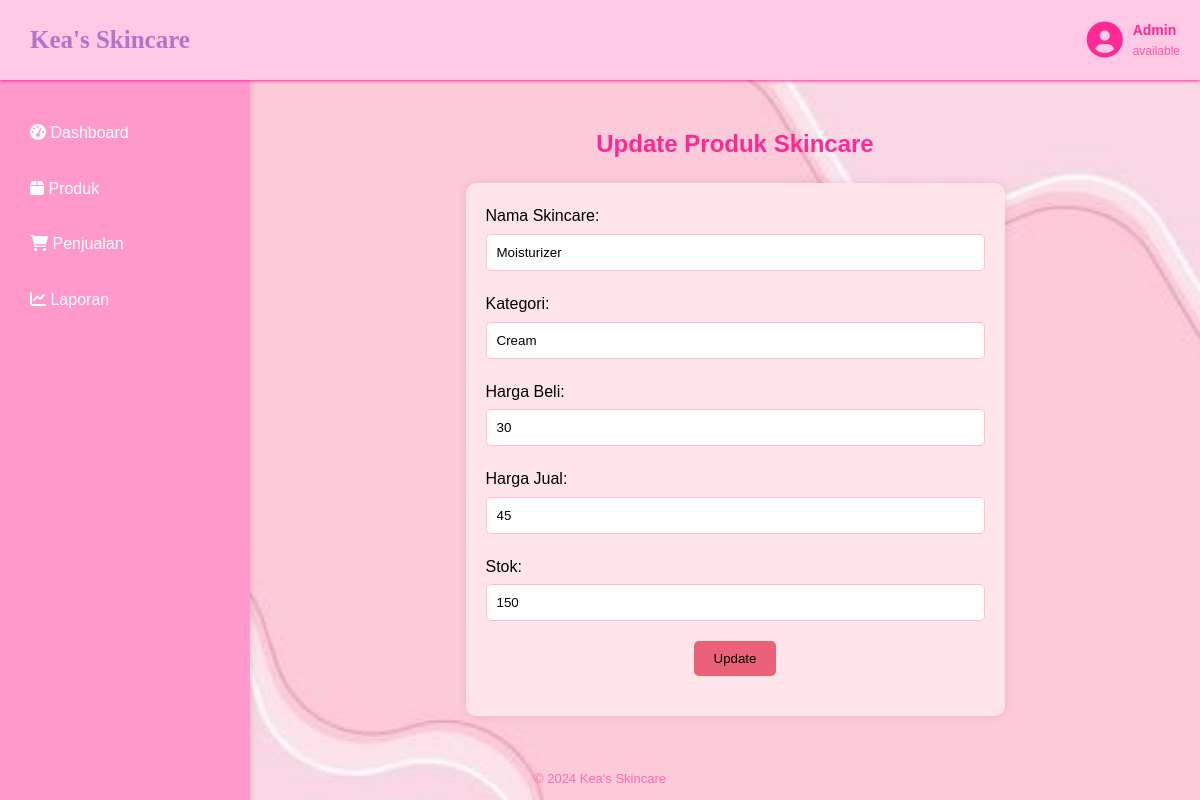
Page /edit.php?id=2 on the committed database.
### tables this page shows
CREATE TABLE `produk` (
  `id` int(11) NOT NULL,
  `nama` varchar(255) NOT NULL,
  `kategori` varchar(255) NOT NULL,
  `harga_beli` decimal(10,0) NOT NULL,
  `harga_jual` decimal(10,0) NOT NULL,
  `stok` int(11) NOT NULL
);

### edit.php (the view, shortened to what this page needs)
<?php
include 'config.php';
$nama = $kategori = $harga_beli = $harga_jual = $stok = "";
if (isset($_GET['id'])) {
    $id = $_GET['id'];
    $sql = "SELECT * FROM produk WHERE id = $id";
    $result = $conn->query($sql);
    if ($result->num_rows > 0) {
        $row = $result->fetch_assoc();
        $nama = $row['nama'];
        $kategori = $row['kategori'];
        $harga_beli = $row['harga_beli'];
        $harga_jual = $row['harga_jual'];
        $stok = $row['stok'];
    } else {
        echo "Produk tidak ditemukan.";
    }
}
?>
<?php include 'template/header.php'; ?>
<link rel="stylesheet" href="css/tambah.css">
<div class="container">
    <?php include 'template/sidebar.php'; ?>
    <main class="content">
        <h2 style="text-align: center; margin-bottom: 20px; color: #ff2994;">Update Produk Skincare</h2>
        <form class="add-product-form" method="post" action="<?php echo htmlspecialchars($_SERVER["PHP_SELF"]) . '?id=' . $id; ?>">
            <div class="form-group">
                <label for="nama">Nama Skincare:</label>
                <input type="text" name="nama" id="nama" value="<?php echo $nama; ?>" required>
            </div>
            <div class="form-group">
                <label for="kategori">Kategori:</label>
                <input type="text" name="kategori" id="kategori" value="<?php echo $kategori; ?>" required>
            </div>
            <div class="form-group">
                <label for="harga_beli">Harga Beli:</label>
                <input type="text" name="harga_beli" id="harga_beli" value="<?php echo $harga_beli; ?>" required>
            </div>
            <div class="form-group">
                <label for="harga_jual">Harga Jual:</label>
                <input type="text" name="harga_jual" id="harga_jual" value="<?php echo $harga_jual; ?>" required>
            </div>
            <div class="form-group">
                <label for="stok">Stok:</label>
                <input type="text" name="stok" id="stok" value="<?php echo $stok; ?>" required>
            </div>
            <div class="form-group">
                <input type="submit" value="Update">
            </div>
        </form>
    </main>
</div>
<?php include 'template/footer.php'; ?>

### css/styles.css (style rules this page uses)
* { margin: 0; padding: 0; box-sizing: border-box; }
body { font-family: montserrat, sans-serif; line-height: 1.6; display: flex; flex-direction: column; min-height: 100vh; }
main { flex: 1; }
.container { width: 90%; max-width: 1200px; margin: 0 auto; padding: 0px; }
.container h2 { color: #6420AA; margin-top: 5px; }
.content { margin-left: 270px; padding: 20px; margin-top: 100px; flex: 1; background-color: transparent; }

### css/tambah.css (style rules this page uses)
body { background: url('../file/BG2.jpg') no-repeat center center fixed; background-size: cover; }
.add-product-form { margin: 0 auto; width: 70%; background-color: rgb(255, 228, 234); padding: 20px; border-radius: 10px; box-shadow: 0 0 10px rgba(0, 0, 0, 0.1); }
.add-product-form h2, .add-product-form input[type="submit"] { text-align: center; margin-bottom: 20px; color: pink; }
.add-product-form .form-group { margin-bottom: 20px; }
.add-product-form label { display: block; margin-bottom: 5px; }
.add-product-form input[type="text"] { width: 100%; padding: 10px; border: 1px solid pink; border-radius: 5px; }
.add-product-form input[type="submit"] { background-color: rgb(235, 97, 120); color: black; padding: 10px 20px; border: none; border-radius: 5px; cursor: pointer; margin: 0 auto; display: block; }

### css/produk.css (style rules this page uses)
* { margin: 0; padding: 0; box-sizing: border-box; }
body { font-family: montserrat, sans-serif; line-height: 1.6; background-color: #f4f4f4; display: flex; flex-direction: column; min-height: 100vh; }
main { flex: 1; padding: 0; margin: 0; }
.container { width: 90%; max-width: 1200px; margin: 0 auto; padding: 15px; }
.container h2 { color: #6420AA; margin-top: 0; }

### rows in the picture
produk: nama "Moisturizer", kategori "Cream", harga_beli "30", harga_jual "45", stok "150"
